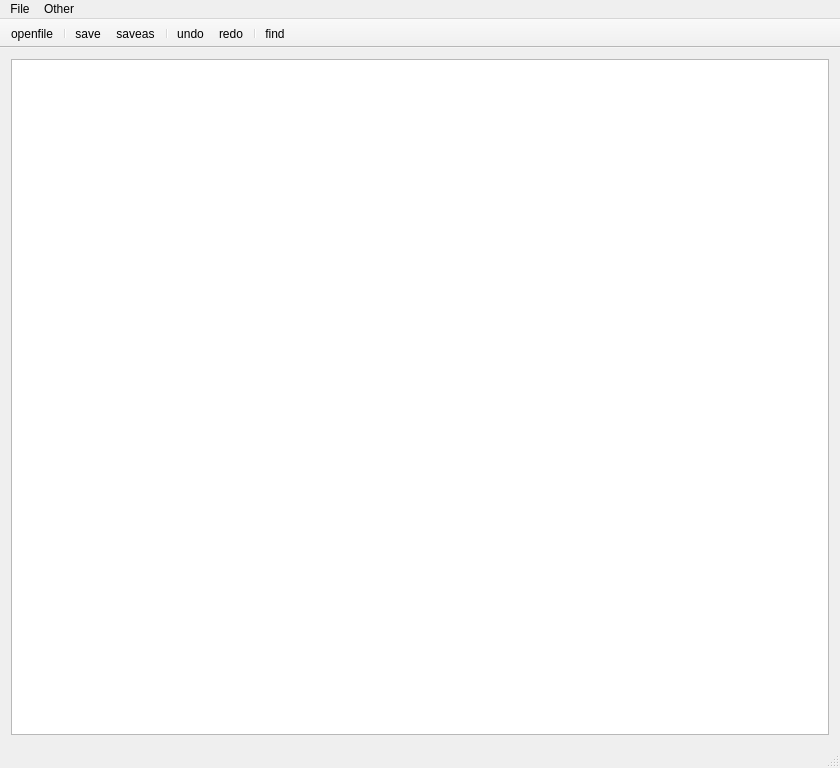
<?xml version="1.0" encoding="UTF-8"?>
<ui version="4.0">
 <class>HexLoaderClass</class>
 <widget class="QMainWindow" name="HexLoaderClass">
  <property name="geometry">
   <rect>
    <x>0</x>
    <y>0</y>
    <width>840</width>
    <height>768</height>
   </rect>
  </property>
  <property name="minimumSize">
   <size>
    <width>840</width>
    <height>0</height>
   </size>
  </property>
  <property name="maximumSize">
   <size>
    <width>16777215</width>
    <height>16777215</height>
   </size>
  </property>
  <property name="windowTitle">
   <string>HexLoader</string>
  </property>
  <property name="styleSheet">
   <string notr="true"/>
  </property>
  <widget class="QWidget" name="centralWidget">
   <layout class="QHBoxLayout" name="horizontalLayout">
    <item>
     <widget class="QTableWidget" name="tableWidget_hex">
      <property name="editTriggers">
       <set>QAbstractItemView::AnyKeyPressed</set>
      </property>
      <property name="gridStyle">
       <enum>Qt::DashLine</enum>
      </property>
     </widget>
    </item>
   </layout>
  </widget>
  <widget class="QMenuBar" name="menuBar">
   <property name="geometry">
    <rect>
     <x>0</x>
     <y>0</y>
     <width>840</width>
     <height>17</height>
    </rect>
   </property>
   <widget class="QMenu" name="menu">
    <property name="title">
     <string>File</string>
    </property>
    <addaction name="action_open"/>
    <addaction name="action_close"/>
   </widget>
   <widget class="QMenu" name="menuAbout">
    <property name="title">
     <string>Other</string>
    </property>
    <addaction name="action_about"/>
   </widget>
   <addaction name="menu"/>
   <addaction name="menuAbout"/>
  </widget>
  <widget class="QStatusBar" name="statusBar"/>
  <widget class="QToolBar" name="toolBar">
   <property name="windowTitle">
    <string>toolBar</string>
   </property>
   <property name="movable">
    <bool>false</bool>
   </property>
   <attribute name="toolBarArea">
    <enum>TopToolBarArea</enum>
   </attribute>
   <attribute name="toolBarBreak">
    <bool>false</bool>
   </attribute>
   <addaction name="action_openfile"/>
   <addaction name="separator"/>
   <addaction name="action_save"/>
   <addaction name="action_saveas"/>
   <addaction name="separator"/>
   <addaction name="action_undo"/>
   <addaction name="action_redo"/>
   <addaction name="separator"/>
   <addaction name="action_find"/>
  </widget>
  <action name="action_open">
   <property name="text">
    <string>Open</string>
   </property>
  </action>
  <action name="action_close">
   <property name="text">
    <string>Close</string>
   </property>
  </action>
  <action name="action_undo">
   <property name="icon">
    <iconset resource="hexloader.qrc">
     <normaloff>:/HexLoader/Resources/revoke.png</normaloff>:/HexLoader/Resources/revoke.png</iconset>
   </property>
   <property name="text">
    <string>undo</string>
   </property>
   <property name="toolTip">
    <string>undo(ctrl+z)</string>
   </property>
   <property name="shortcut">
    <string>Ctrl+Z</string>
   </property>
  </action>
  <action name="action_redo">
   <property name="icon">
    <iconset resource="hexloader.qrc">
     <normaloff>:/HexLoader/Resources/revert.png</normaloff>:/HexLoader/Resources/revert.png</iconset>
   </property>
   <property name="text">
    <string>redo</string>
   </property>
   <property name="toolTip">
    <string>redo(ctrl+y)</string>
   </property>
   <property name="shortcut">
    <string>Ctrl+Y</string>
   </property>
  </action>
  <action name="action_save">
   <property name="icon">
    <iconset resource="hexloader.qrc">
     <normaloff>:/HexLoader/Resources/save.png</normaloff>:/HexLoader/Resources/save.png</iconset>
   </property>
   <property name="text">
    <string>save</string>
   </property>
   <property name="toolTip">
    <string>save(ctrl+s)</string>
   </property>
   <property name="shortcut">
    <string>Ctrl+S</string>
   </property>
  </action>
  <action name="action_saveas">
   <property name="icon">
    <iconset resource="hexloader.qrc">
     <normaloff>:/HexLoader/Resources/saveas.png</normaloff>:/HexLoader/Resources/saveas.png</iconset>
   </property>
   <property name="text">
    <string>saveas</string>
   </property>
   <property name="toolTip">
    <string>save as(ctrl+a)</string>
   </property>
   <property name="shortcut">
    <string>Ctrl+A</string>
   </property>
  </action>
  <action name="action_find">
   <property name="icon">
    <iconset resource="hexloader.qrc">
     <normaloff>:/HexLoader/Resources/search.png</normaloff>:/HexLoader/Resources/search.png</iconset>
   </property>
   <property name="text">
    <string>find</string>
   </property>
   <property name="toolTip">
    <string>find(ctrl+f)</string>
   </property>
   <property name="shortcut">
    <string>Ctrl+F</string>
   </property>
  </action>
  <action name="action_openfile">
   <property name="icon">
    <iconset resource="hexloader.qrc">
     <normaloff>:/HexLoader/Resources/open_file.png</normaloff>:/HexLoader/Resources/open_file.png</iconset>
   </property>
   <property name="text">
    <string>openfile</string>
   </property>
   <property name="toolTip">
    <string>open file(ctrl+o)</string>
   </property>
   <property name="shortcut">
    <string>Ctrl+O</string>
   </property>
  </action>
  <action name="action_about">
   <property name="text">
    <string>About</string>
   </property>
  </action>
 </widget>
 <layoutdefault spacing="6" margin="11"/>
 <resources>
  <include location="hexloader.qrc"/>
 </resources>
 <connections/>
</ui>
